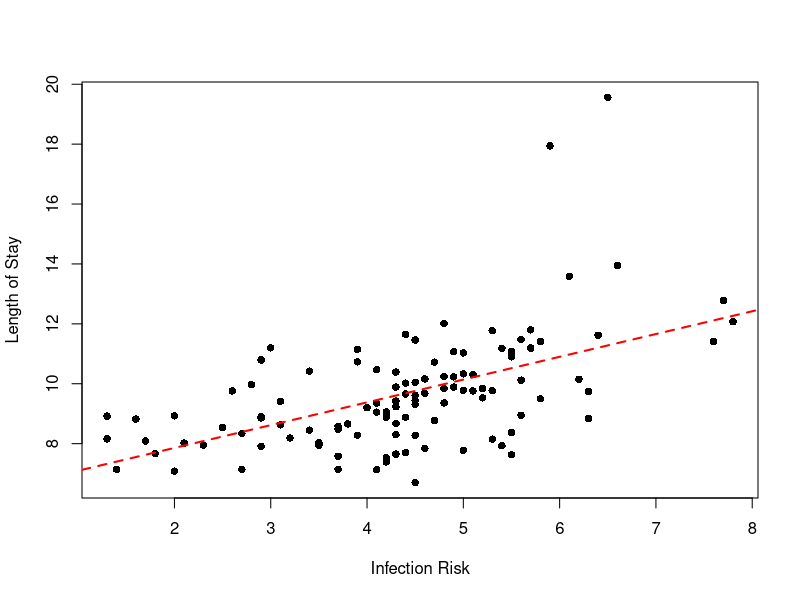
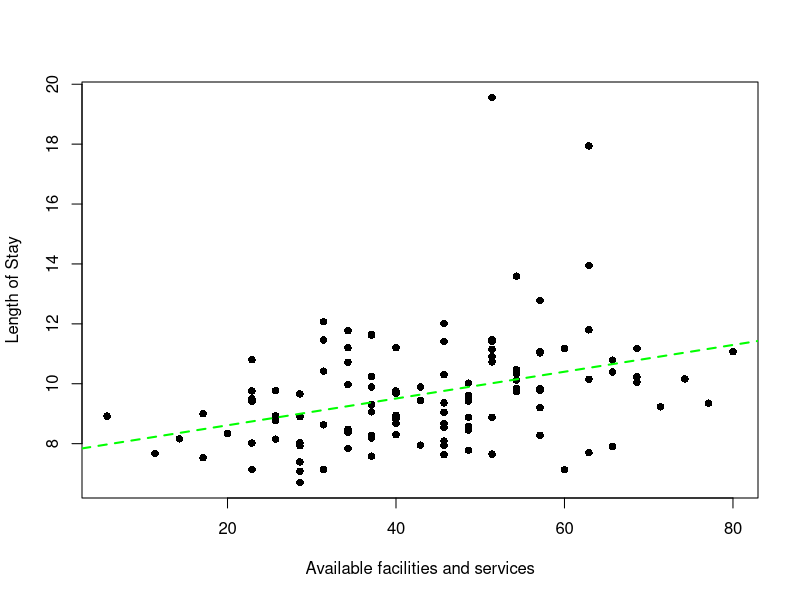
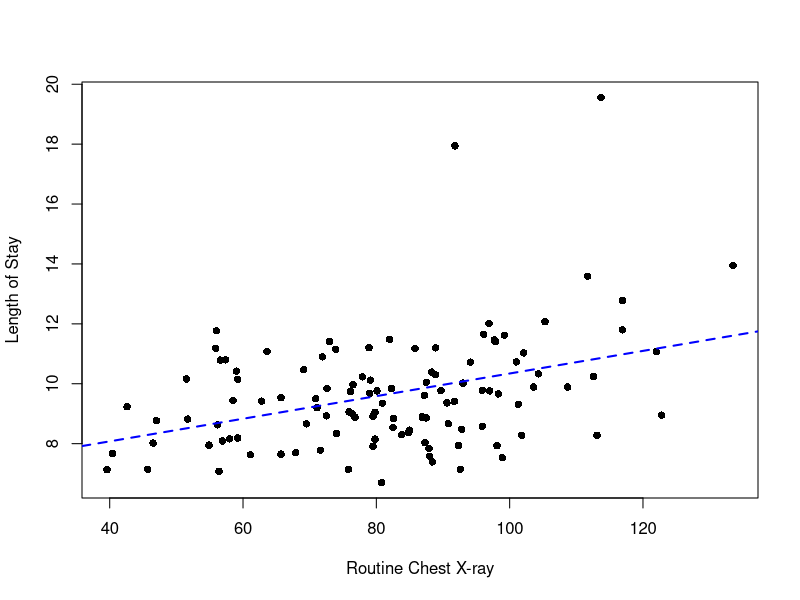

R code for these plots, in order:
#Chad Huntebrinker
#Problem 2.65
#Load the library and data in to R
library(readxl)

excel_data <- read_excel("SENIC_Data.xlsx")

#First
#For Infection_Risk, plot the Data
plot(Length_of_Stay ~ Infection_Risk, data = excel_data, pch = 16, xlab = "Infection Risk", ylab = "Length of Stay")

#Fit a Linear Regression model
model_7 <- lm(Length_of_Stay ~ Infection_Risk, data = excel_data)

#Find b coefficients
b7_coefficients <- model_7$coefficients

#Add the fitted line
abline(b7_coefficients, lwd =2, lty =2, col="red")

#Second
#For Available_facilities_and_services, plot the Data
plot(Length_of_Stay ~ Available_facilities_and_services, data = excel_data, pch = 16, xlab = "Available facilities and services", ylab = "Length of Stay")

#Fit a Linear Regression model
model_8 <- lm(Length_of_Stay ~ Available_facilities_and_services, data = excel_data)

#Find b coefficients
b8_coefficients <- model_8$coefficients

#Add the fitted line
abline(b8_coefficients, lwd =2, lty =2, col="green")

#Third
#For Routine_Chest_X-ray, plot the Data
plot(Length_of_Stay ~ `Routine_Chest_X-ray`, data = excel_data, pch = 16, xlab = "Routine Chest X-ray", ylab = "Length of Stay")

#Fit a Linear Regression model
model_9 <- lm(Length_of_Stay ~ `Routine_Chest_X-ray`, data = excel_data)

#Find b coefficients
b9_coefficients <- model_9$coefficients

#Add the fitted line
abline(b9_coefficients, lwd =2, lty =2, col="blue")

#Get the summary of each model
sum7 <- summary(model_7)
sum8 <- summary(model_8)
sum9 <- summary(model_9)
sum7$coefficients[2,4]
sum8$coefficients[2,4]
sum9$coefficients[2,4]

#Calculate the t score
b7 <- summary(model_7)$coefficients[2, 1]
se_b7 <- summary(model_7)$coefficients[2, 2]

b8 <- summary(model_8)$coefficients[2, 1]
se_b8 <- summary(model_8)$coefficients[2, 2]

b9 <- summary(model_9)$coefficients[2, 1]
se_b9 <- summary(model_9)$coefficients[2, 2]

#a = 0.05
t_7 <- b7 / se_b7
t_8 <- b8 / se_b8
t_9 <- b9 / se_b9

#Calculate the lower and upper confidence bounds for each variable
b7 - (qt(0.975, 112) * se_b7)
b7 + (qt(0.975, 112) * se_b7)

b8 - (qt(0.975, 112) * se_b8)
b8 + (qt(0.975, 112) * se_b8)

b9 - (qt(0.975, 112) * se_b9)
b9 + (qt(0.975, 112) * se_b9)
